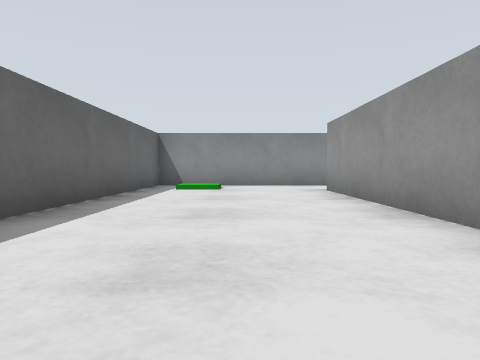
view 1 (above)

24 first-person views from a walk through a robot-simulator world made for Gazebo. The camera is 0.5 m above the floor, tilts 2° down and sees 70° across. The floor is counted in squares, 1 m on a side. Each view is taken from the middle of a square. On the plan, view 1 faces up. The plan holds only what a view shows up to about 9 squares ahead; the rest is blank.

view 2
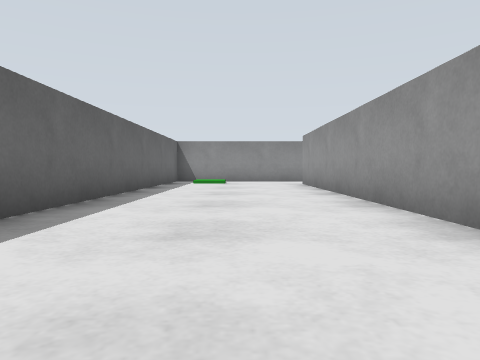

view 3
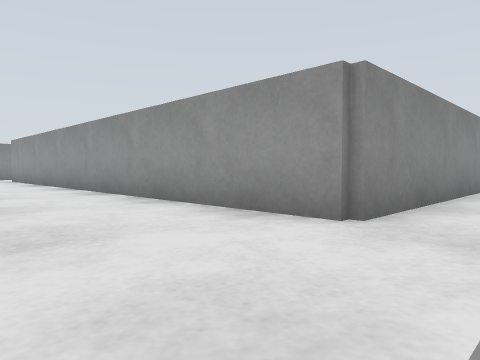

view 4
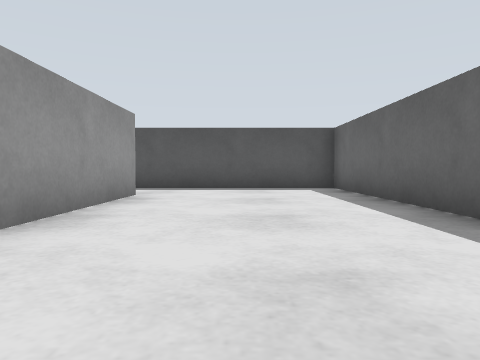

view 5
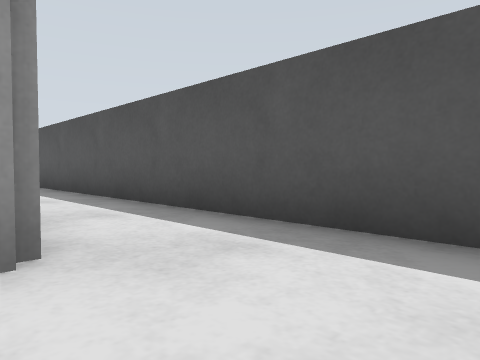

view 6
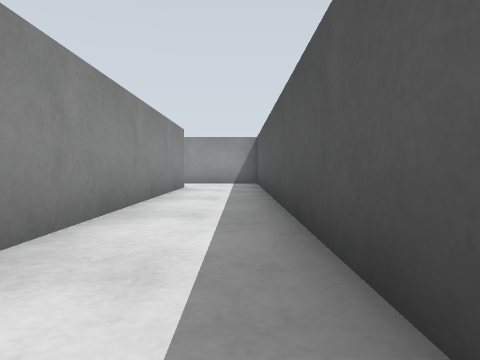

view 7
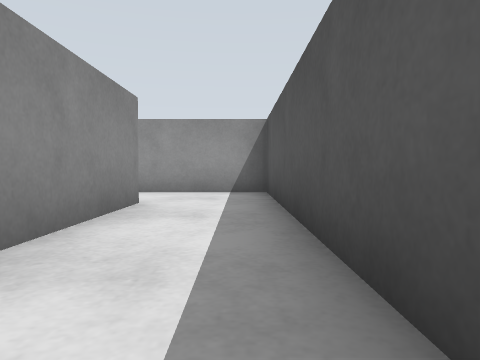

view 8
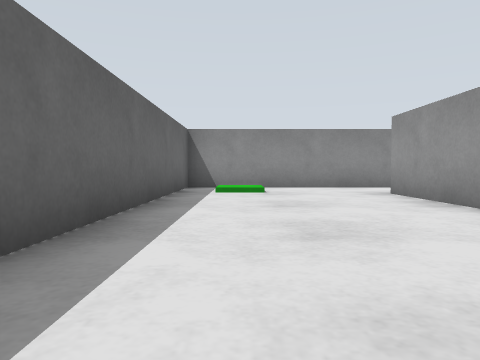

view 9
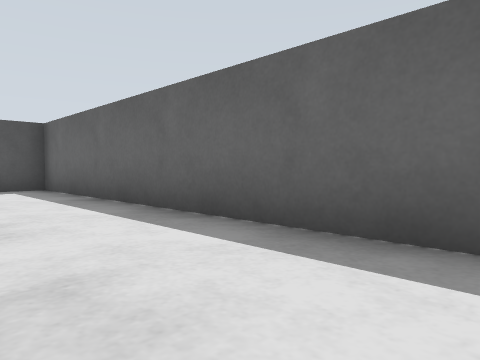

view 10
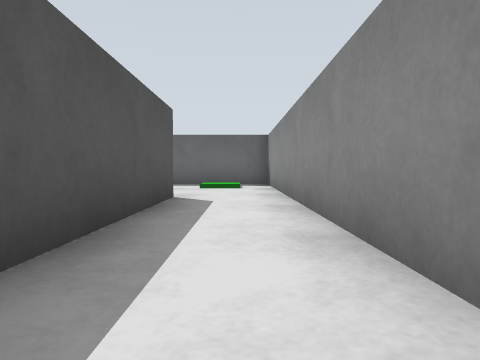

view 11
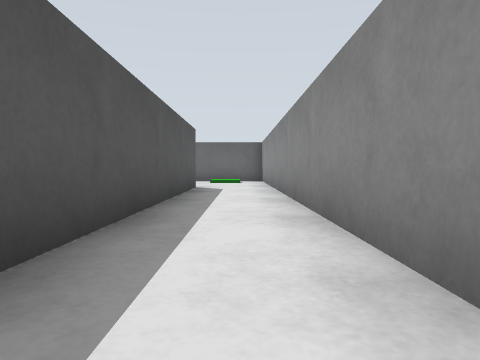

view 12
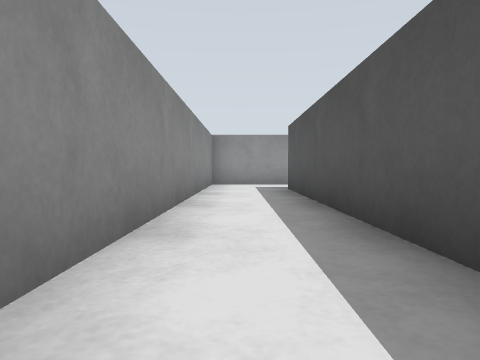

view 13
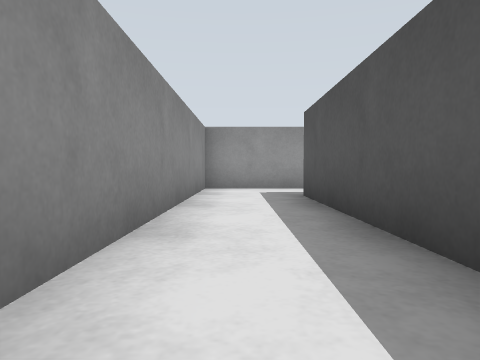

view 14
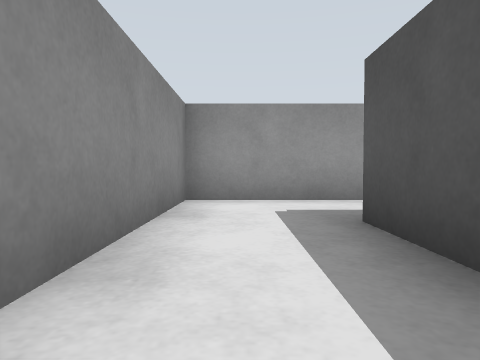

view 15
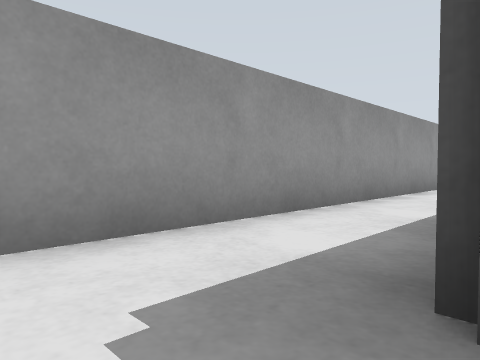

view 16
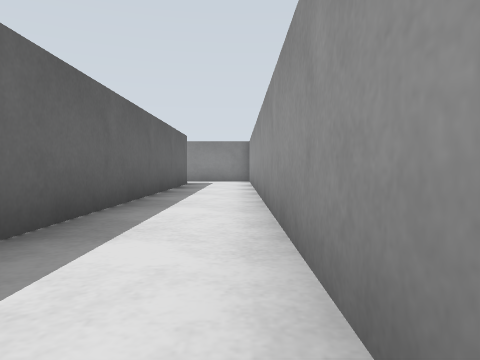

view 17
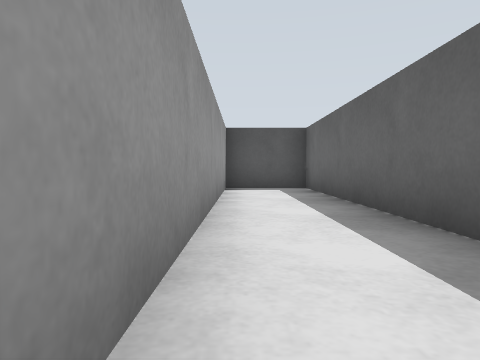

view 18
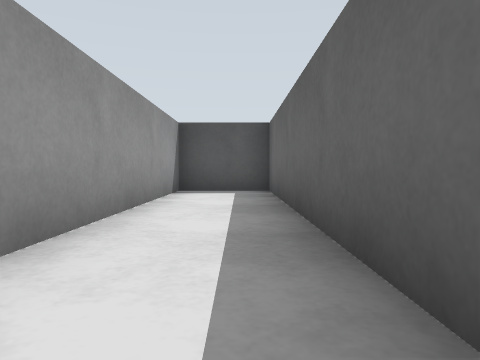

view 19
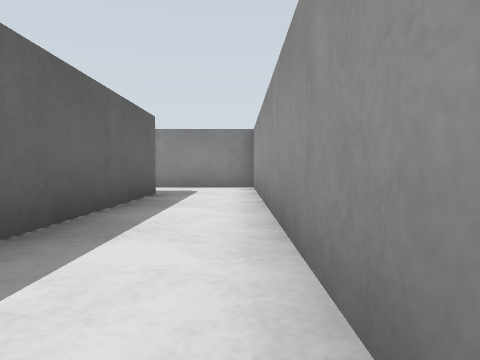

view 20
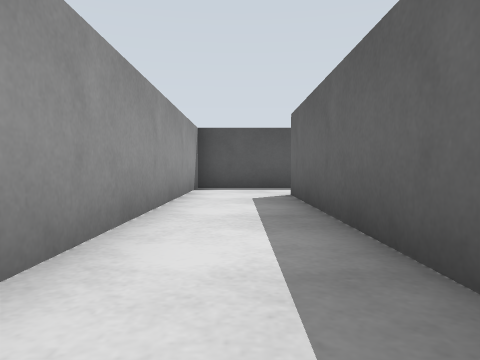

view 21
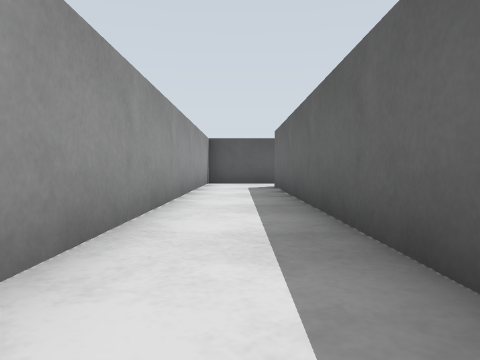

view 22
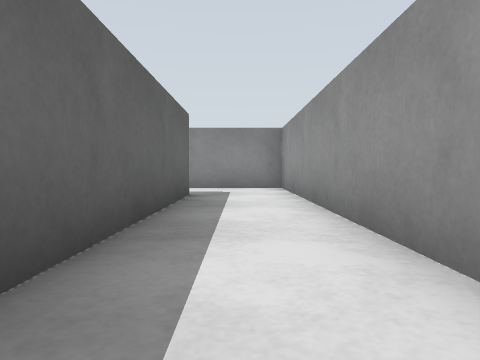

view 23
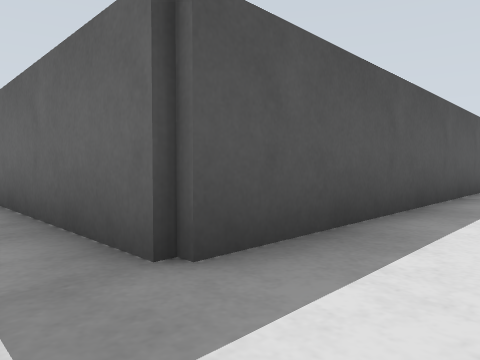

view 24
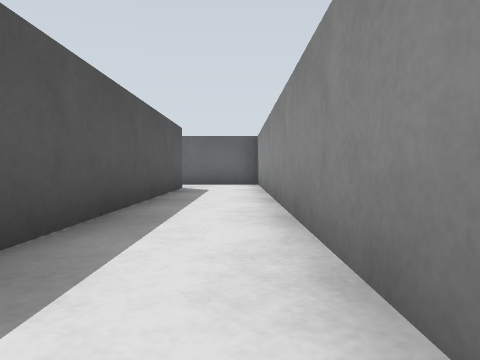

### Floor plan
Ten units are one square. View 1 is at (0, 0); x grows to the right and y downward. Boxes are objects, and circles mark ways between rooms. Rooms are numbered by the first view taken in them; rooms with no view inside come last. Other rooms are left out.
<svg viewBox="-28 -103 206 184">
<path fill="none" stroke="#000" d="M14 -98 -23 -98 -23 76 150 76 150 56M130 56 20 56 20 -78M20 -78 153 -78 153 76 173 76 173 -98 14 -98M150 56 150 -76 40 -76M44 -56 130 -56 130 56"/>
<circle cx="20" cy="-90" r="3" fill="#2a7"/>
<circle cx="140" cy="50" r="3" fill="#2a7"/>
<text x="10" y="10">1</text>
<text x="160" y="-30">2</text>
<text x="140" y="-30">3</text>
</svg>
Room 1 opens to room 2. Room 1 opens to room 3.

Where each view was taken, in squares from view 1:
view 1: 0 up, 0 right, facing up
view 2: 3 down, 0 right, facing up
view 3: 7 down, 1 left, facing up-right
view 4: 1 up, 0 right, facing down
view 5: 5 down, 0 right, facing down-right
view 6: 7 down, 4 right, facing right
view 7: 7 down, 8 right, facing right
view 8: 1 up, 1 left, facing up
view 9: 1 up, 0 right, facing down-left
view 10: 9 up, 8 right, facing left
view 11: 9 up, 11 right, facing left
view 12: 9 up, 7 right, facing right
view 13: 9 up, 9 right, facing right
view 14: 9 up, 12 right, facing right
view 15: 9 up, 15 right, facing down-right
view 16: 3 down, 17 right, facing up
view 17: 1 up, 17 right, facing down
view 18: 0 up, 16 right, facing down
view 19: 1 up, 17 right, facing up
view 20: 1 up, 14 right, facing down
view 21: 4 up, 14 right, facing down
view 22: 1 down, 14 right, facing up
view 23: 7 up, 14 right, facing down-left
view 24: 7 up, 13 right, facing left
